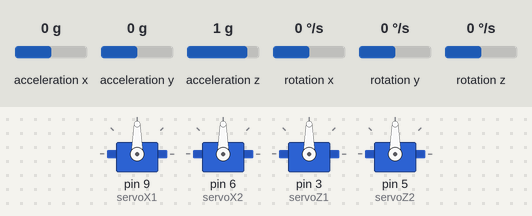
The sketch below on a simulated Arduino Uno, built with avr-gcc and run on an emulated ATmega328P. Parts: 4 × servo. The inputs (shaded band) are chosen by the test bench; at power-on: acceleration y 0 g, rotation x 0 °/s, acceleration z 1 g, rotation z 0 °/s, acceleration x 0 g, rotation y 0 °/s.

Above: at 1.2 s.
1.3 s: acceleration y set to -1.4 g
At 3.6 s:
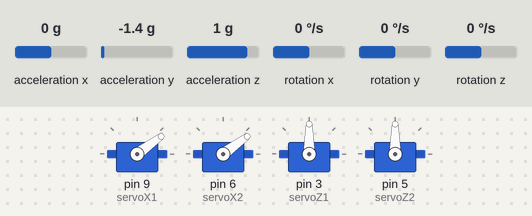
4.3 s: rotation x set to 192 °/s
At 5.8 s:
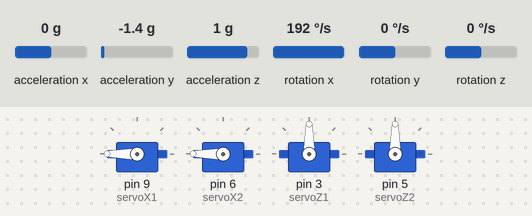
6.1 s: rotation x set to 0 °/s
At 6.31 s:
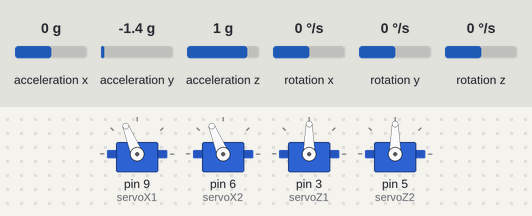
9.1 s: acceleration z set to -1.4 g
At 10.4 s:
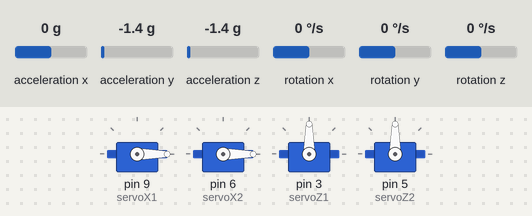
10.7 s: rotation z set to -192 °/s
At 11.8 s:
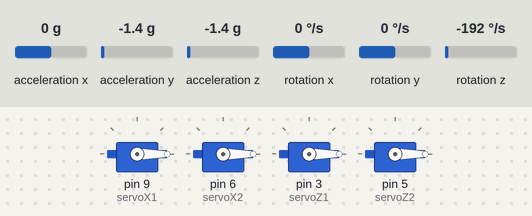
12.2 s: acceleration y set to -0.2 g
13.7 s: acceleration y set to 0 g
At 14.22 s:
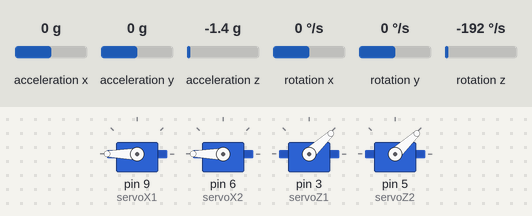
Timing chart, 0 to 16.7 s (numbered marks = the images above; inputs shaded):
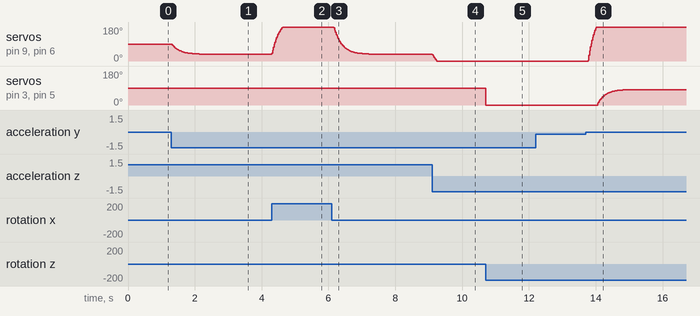

The sketch:

sketch_sep13a.ino
```cpp
#include <Wire.h>
#include <MPU6050.h>
#include <Servo.h>

MPU6050 mpu;
Servo servoX1, servoX2, servoZ1, servoZ2;

int16_t ax, ay, az, gx, gy, gz;
float angleX, angleZ;
float kp = 1.0, ki = 0.05, kd = 0.01;
float dt = 0.02; // Loop time in seconds
float alpha = 0.98; // Complementary filter constant

void setup() {
  Wire.begin();
  Serial.begin(9600);
  mpu.initialize();

  servoX1.attach(9);
  servoX2.attach(6);
  servoZ1.attach(3);
  servoZ2.attach(5);

  if (!mpu.testConnection()) {
    Serial.println("MPU6050 connection failed");
    while (1);
  }
}

void loop() {
  mpu.getMotion6(&ax, &ay, &az, &gx, &gy, &gz);

  // Convert gyro values to angles
  float gyroAngleX = gx / 131.0 * dt;
  float gyroAngleZ = gz / 131.0 * dt;

  // Convert accelerometer values to angles
  float accelAngleX = atan2(ay, az) * 180 / PI;
  float accelAngleZ = atan2(ay, az) * 180 / PI;

  // Complementary filter to combine gyro and accelerometer values
  angleX = alpha * (angleX + gyroAngleX) + (1 - alpha) * accelAngleX;
  angleZ = alpha * (angleZ + gyroAngleZ) + (1 - alpha) * accelAngleZ;

  // Map angles to servo positions
  int servoPosX = map(angleX, -90, 90, 0, 180);
  int servoPosZ = map(angleZ, -90, 90, 0, 180);

  // Control servos for X-axis
  servoX1.write(servoPosX);
  servoX2.write(servoPosX);

  // Control servos for Z-axis
  if (gz == 0) {
    servoZ1.write(90);
    servoZ2.write(90);
  } else {
    servoZ1.write(servoPosZ);
    servoZ2.write(servoPosZ);
  }

  delay(0.000000000001);
}
```

Measured:
- the behaviour switches between -0.1 and 0 g on acceleration y (found by bisection; images 5 and 6)
- after the input at 1.3 s, servo on pin 9 (servoX1), servo on pin 6 (servoX2): moves from 90° to 36° over 1.1 s, starting at once
- after the input at 4.3 s, servo on pin 9 (servoX1), servo on pin 6 (servoX2): moves from 36° to 180° over 0.33 s, starting at once
- after the input at 6.1 s, servo on pin 9 (servoX1), servo on pin 6 (servoX2): moves from 180° to 36° over 1.3 s, starting after 0.06 s
- after the input at 9.1 s, servo on pin 9 (servoX1), servo on pin 6 (servoX2): 36° → 0° at once
- after the input at 10.7 s, servo on pin 3 (servoZ1), servo on pin 5 (servoZ2): 90° → 0° at once
- after the input at 12.2 s, every drawn part: stays the same
- after the input at 13.7 s, servo on pin 9 (servoX1), servo on pin 6 (servoX2): moves from 0° to 180° over 0.25 s, starting after 0.07 s; servo on pin 3 (servoZ1), servo on pin 5 (servoZ2): moves from 0° to 82° over 1.0 s, starting after 0.36 s
